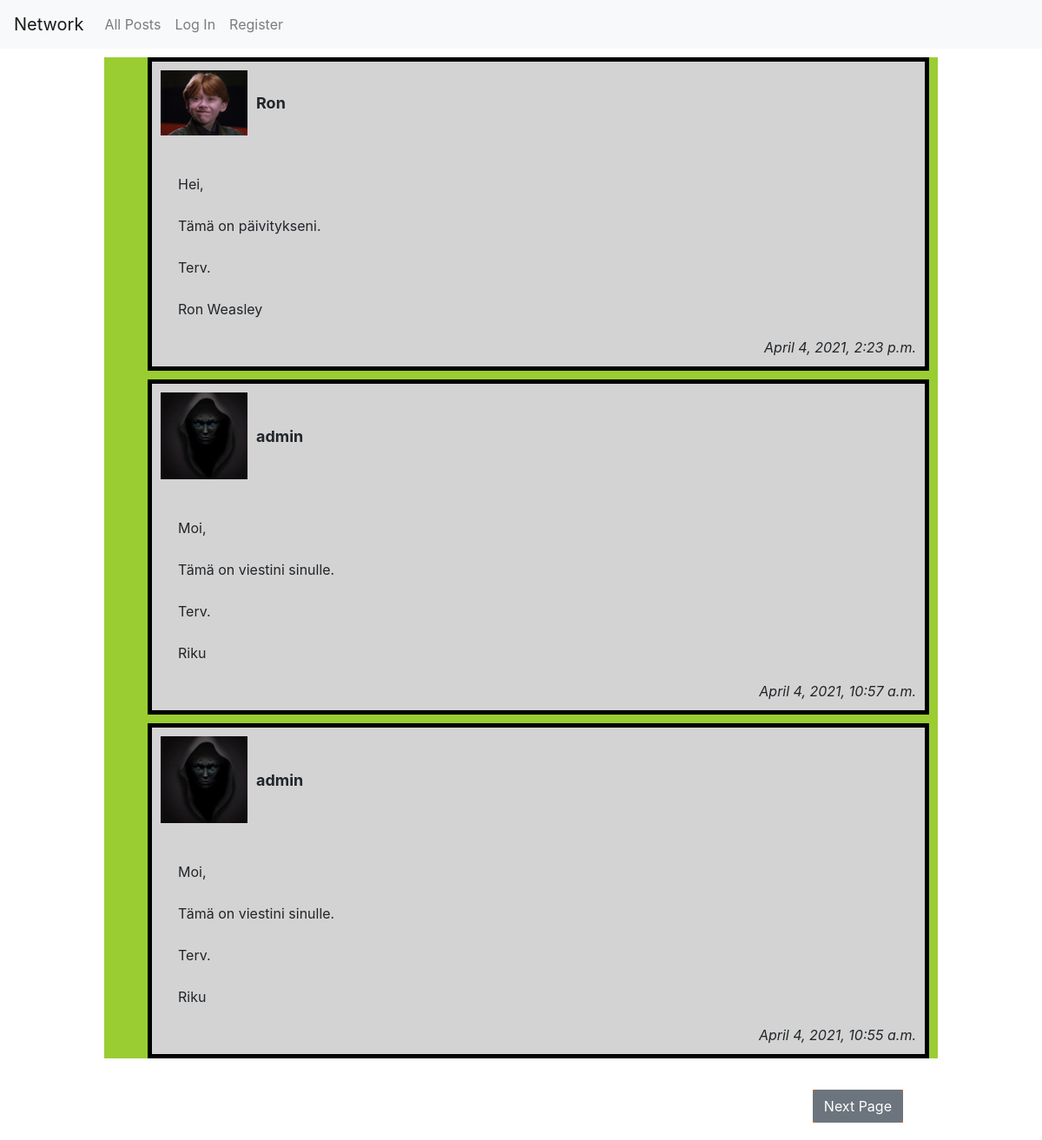
The page / on the database its author committed.
### network/models.py (models this page shows, shortened)
class Post(models.Model):
    user = models.ForeignKey(User, on_delete=models.CASCADE, blank=False)
    content = models.CharField(max_length=280, blank=False)
    time = models.DateTimeField(auto_now_add=True)

class User(AbstractUser):
    photo = models.ImageField(upload_to="network/static/network/photos", blank=True)
    def getStaticURL(self):
        try:
            url = self.photo.url
            url_split = url.split("static")
            url_static = "/static" + url_split[-1]
            return url_static
        except:
            return False

### network/views.py (the view)
# urls.py: path("", views.index, name="index"),
def index(request):
    if request.method == "POST":
        form = PostCommentForm(request.POST)
        if form.is_valid():
            user = request.user
            post_id = form.cleaned_data["post_id"]
            content = form.cleaned_data["content"]
            page_number = form.cleaned_data["page"]
            post = Post.objects.get(pk=post_id)
            new_comment = Comment(user=user, content=content, post=post)
            new_comment.save()
            url = reverse("network:index")+"?page="+str(page_number)
            return HttpResponseRedirect(url)
        else:
            return HttpResponse("Form is not valid!")
    else:
        posts = Post.objects.all().order_by('-id')
        posts_paginated = Paginator(posts, 3)
        page_num = request.GET.get("page", 1)
        page = posts_paginated.page(page_num)
        comments = Comment.objects.all()
        form = PostCommentForm()
        form2 = MakeNewPostForm()
        return render(request, "network/index.html", {
            "page": page,
            "comments": comments,
            "form": form,
            "form2": form2
        })

### network/views.py
class PostCommentForm(forms.Form):
    content = forms.CharField(label=False)
    post_id = forms.CharField(widget=forms.HiddenInput())
    page = forms.CharField(widget=forms.HiddenInput())

class MakeNewPostForm(forms.Form):
    content = forms.CharField(widget=forms.Textarea(attrs={"placeholder":"What's on your mind?"}), label=False)

### network/templates/network/index.html (shortened to what this page needs)
{% extends "network/layout.html" %}
{% load static %}
{% block body %}
    <div id="page-div">
        <div id="feed-div">
            <ul>
                {% for post in page %}
                <article>
                    <div class="post-main">
                        <div class="post-top" data-post-user-id="{{ post.user.id }}">
                            <div class="post-image">
                                <img src="{{ post.user.getStaticURL }}" alt="image">
                            </div>
                            <div class="post-username">
                                {{ post.user.username }}
                            </div>
                        </div>
                        <div class="post-content">
                            {{ post.content }}
                        </div>
                        <div class="post-bottom" data-post-id="{{ post.id }}">
                            <div class="timestamp">
                                {{ post.time }}
                            </div>
                        </div>
                    </div>
                </article>
                {% endfor %}
            </ul>
        </div>
        <div class="page-bottom-div">
            <div id="next-page-div">
                {% if page.has_next %}
                <form action="{% url 'network:index' %}" method="GET">
                    <input type="submit" class="btn btn-secondary" value="Next Page">
                </form>
                {% endif %}
            </div>
        </div>
    </div>
{% endblock %}

### network/static/network/styles.css (style rules this page uses)
#page-div { margin-inline: 10%; max-width: 1000px; }
#feed-div { background-color: yellowgreen; }
.post-main { border-style: solid; border-width: 5px; border-color: black; margin: 10px; padding: 10px; overflow: hidden; background-color: lightgray; }
article img { width: 100px; height: auto; }
.post-top { display: flex; }
.post-username { font-weight: bold; font-size: large; margin-top: auto; margin-bottom: auto; margin-left: 10px; }
.post-bottom .timestamp { font-style: italic; float: right; }
.post-content { margin: 20px; white-space: pre-line; }
.page-bottom-div { overflow: hidden; margin-left: 50px; margin-right: 20px; }
.page-bottom-div #next-page-div { margin: 20px; float: right; background-color: chocolate; }

### rows shown on the page
Post: user.getStaticURL (picture), user.username "Ron", content "Hei, Tämä on päivitykseni. Terv. Ron Weasley", time "April 4, 2021, 2:23 p.m."
Post: user.getStaticURL (picture), user.username "admin", content "Moi, Tämä on viestini sinulle. Terv. Riku", time "April 4, 2021, 10:57 a.m."
Post: user.getStaticURL (picture), user.username "admin", content "Moi, Tämä on viestini sinulle. Terv. Riku", time "April 4, 2021, 10:55 a.m."
